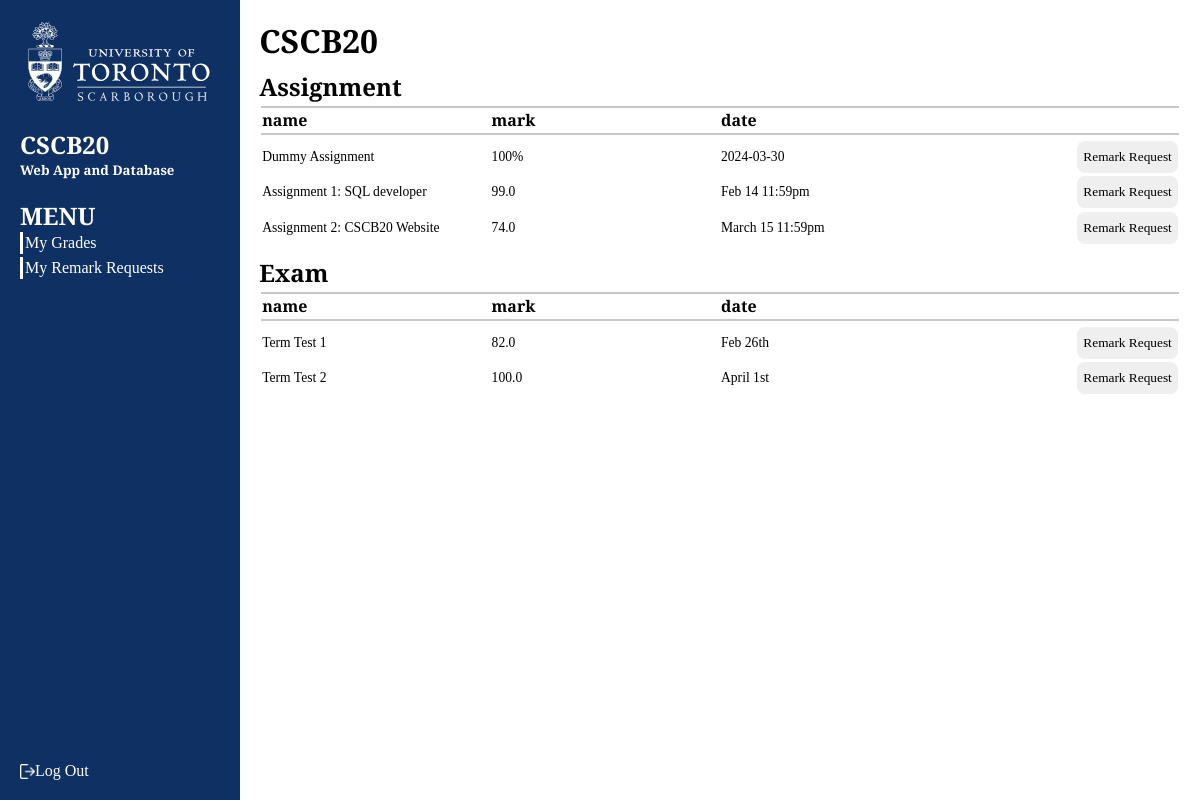
Page /student_grades.html (signed in) on the earlier database version.
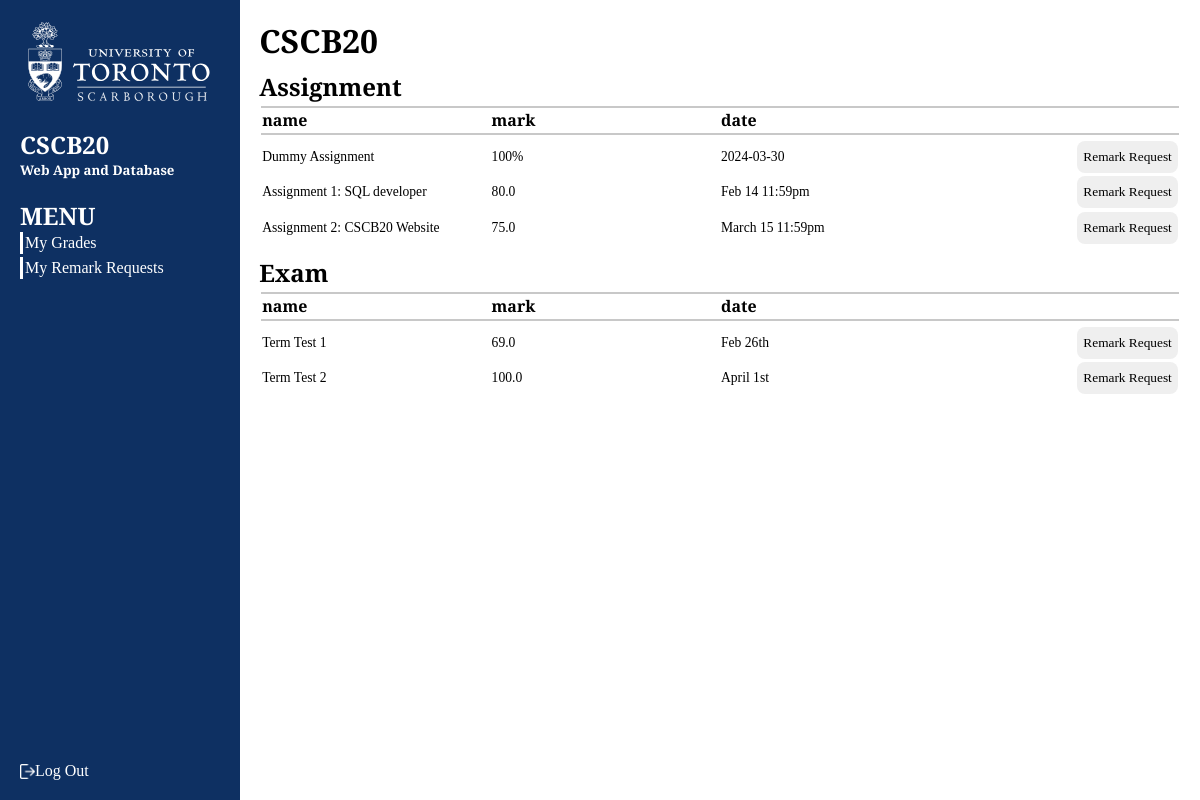
Same page on the later database version.
### modules/models.py (models this page shows)
class Assignment_Grade(db.Model):
    __tablename__ = 'Assignment_Grade'
    sid = db.Column(db.String(20), primary_key = True)
    aid = db.Column(db.String(5), db.ForeignKey('Assignment.aid'), primary_key = True, nullable = False)
    grade = db.Column(db.Float, nullable = False)

class Assignment(db.Model):
    __tablename__ = 'Assignment'
    aid = db.Column(db.String(5), primary_key = True)
    name = db.Column(db.String(30), nullable = False)
    due_date = db.Column(db.String(20), nullable = False)
    description = db.Column(db.String(2000), nullable = False)
    weight = db.Column(db.Float, nullable = False)
    total_point = db.Column(db.Integer, nullable = False)
    assignment_grades = db.relationship('Assignment_Grade', backref='assignments', lazy = True)

class Exam_Grade(db.Model):
    __tablename__ = 'Exam_Grade'
    sid = db.Column(db.String(20), primary_key = True)
    eid = db.Column(db.String(5), db.ForeignKey('Exam.eid'), primary_key = True)
    grade = db.Column(db.Float)

class Exam(db.Model):
    __tablename__ = 'Exam'
    eid = db.Column(db.String(5), primary_key = True)
    name = db.Column(db.String(30), nullable = False)
    date = db.Column(db.String(20), nullable = False)
    weight = db.Column(db.Float, nullable = False)
    exam_grades = db.relationship('Exam_Grade', backref='exams', lazy=True)

### modules/student_side/student.py (the view)
@student.route('/info')
@student.route('/student_grades.html')
def info():
    if 'username' not in session.keys():
        return redirect(url_for('auth.signin'))
    if session['user-type'] != 'student':
        return redirect(url_for('home'))
    assignment_grades = get_assignment_grades()
    exam_grades = get_exam_grades()
    return render_template('student_grades.html', assignment_grades = assignment_grades\
                           , exam_grades = exam_grades)

### modules/models.py (called while the page is built)
def get_utorid_by_username(username):
    return Login.query.filter(Login.username == username).first().utorid

### modules/student_side/grades.py (called while the page is built)
def get_assignment_grades():
    cur_id = get_utorid_by_username(session['username'])
    sql = 'SELECT Assignment.aid, Assignment.name, Assignment_Grade.grade, Assignment.due_date\
        FROM Assignment_Grade JOIN Assignment ON Assignment_Grade.aid = Assignment.aid AND\
            Assignment_Grade.sid = "' + str(cur_id) + '"';
    with db.engine.connect() as conn:
        return conn.execute(text(sql)).all()

def get_exam_grades():
    cur_id = get_utorid_by_username(session['username'])
    sql = 'SELECT Exam.eid, Exam.name, Exam_Grade.grade, Exam.date FROM Exam JOIN Exam_Grade\
        ON Exam_Grade.eid = Exam.eid AND Exam_Grade.sid = "' + str(cur_id) + '"';
    with db.engine.connect() as conn:
        return conn.execute(text(sql)).all()

### templates/student_grades.html (shortened to what this page needs)
{% extends 'user_template.html' %} {% block more_css %}
<link rel="stylesheet" href="../static/css/student_grades.css" />
{% endblock %}  {% block custom_menu %}
<a href="student_grades.html"><li>My Grades</li></a>
<a href="student_remark.html"><li>My Remark Requests</li></a>
{% endblock%} {% block content %}
<main>
  <h1>CSCB20</h1>
  <div class="assessment-list-box">
    <h2>Assignment</h2>
    <table>
      <thead>
        <th>name</th>
        <th>mark</th>
        <th>date</th>
        <th></th>
      </thead>
      <tbody>
        <tr>
          <td>Dummy Assignment</td>
          <td>100%</td>
          <td>2024-03-30</td>
          <td class="remark-request">
            <button class="remark-button">Remark Request</button>
          </td>
        </tr>
        {% for grade in assignment_grades %}
        <tr>
          <td>{{grade[1]}}</td>
          <td>{{grade[2]}}</td>
          <td>{{grade[3]}}</td>
          <td class="remark-request">
            <button class="remark-button">Remark Request</button>
          </td>
        </tr>
        {% endfor %}
      </tbody>
    </table>
  </div>
  <div class="assessment-list-box">
    <h2>Exam</h2>
    <table>
      <thead>
        <th>name</th>
        <th>mark</th>
        <th>date</th>
        <th></th>
      </thead>
      <tbody>
        {% for grade in exam_grades %}
        <tr>
          <td>{{grade[1]}}</td>
          <td>{{grade[2]}}</td>
          <td>{{grade[3]}}</td>
          <td class="remark-request">
            <button class="remark-button">Remark Request</button>
          </td>
        </tr>
        {% endfor %}
      </tbody>
    </table>
  </div>
</main>
{% endblock %}

### templates/user_template.html (shortened to what this page needs)
<!DOCTYPE html>
<html lang="en">
  <head>
    <link rel="stylesheet" href="../static/css/user_template.css" />
    {% block more_css %} {% endblock %}
  </head>
  <body>
    <nav class="sidebar">
      <div class="sidebar-content">
        <img src="../static/src/images/utsc-logo.svg" alt="utsc-logo" />
        <a href="index.html"
          ><h1>CSCB20</h1>
          <h5>Web App and Database</h5>
        </a>
        <div class="menu">
          <h2>MENU</h2>
          <ul>
            {% block custom_menu %} {% endblock%}
          </ul>
        </div>
      </div>
      <form method="POST" action="127.0.0.1:5000/logout" id="log-out-box">
        <a class="log-out">
          <img src="../static/src/images/logout.png" alt="log-out-icon" />
          Log Out
        </a>
      </form>
    </nav>
    {% block content %} {% endblock %}
  </body>
</html>

### static/css/user_template.css (style rules this page uses)
body { font-family: 'Merriweather Sans'; color: black; background-color: #ffffff; margin: 0; display: grid; grid-template-columns: 240px auto; }
.sidebar { background-color: rgb(14, 48, 98); width: 240px; height: 100vh; display: flex; flex-direction: column; justify-content: space-between; }
.sidebar-content { display: flex; flex-direction: column; row-gap: 20px; padding: 20px; color: white; }
img { width: 100%; filter: invert(100%) sepia(94%) saturate(0%) hue-rotate(248deg) brightness(106%) contrast(106%); }
h1, h2, h5, ul { margin: 0; }
ul { list-style-type: none; padding: 0; }
li { border-left: 3px solid white; margin-bottom: 3px; padding: 2px; }
a { color: white; text-decoration: none; }
.log-out { display: flex; align-items: center; padding: 20px; }
.log-out img { width: 15px; }
#log-out-box { align-items: flex-start; }

### static/css/student_grades.css (style rules this page uses)
main { display: flex; flex-direction: column; padding: 2%; row-gap: 1%; }
table { width: 100%; }
tr { display: grid; grid-template-columns: repeat(4, 1fr); align-items: center; margin-top: 0.1rem; margin-bottom: 0.1rem; }
thead { border-style: solid; border-top: 5px black; }
th { height: 80%; text-align: left; border-top: 2px solid rgb(200, 200, 200); border-bottom: 2px solid rgb(200, 200, 200); }
td { font-size: 0.85em; }
.remark-request { justify-self: end; }
.remark-button, #submit-regrade-request-btn { border: 0; border-radius: 0.5rem; height: 2rem; font-family: 'Merriweather Sans'; }
form { display: flex; flex-direction: column; row-gap: 0.5rem; align-items: flex-end; }

Differences in the rows shown:
changed Assignment_Grade "Assignment 1: SQL developer": grade "99.0" → "80.0"
changed Assignment_Grade "Assignment 2: CSCB20 Website": grade "74.0" → "75.0"
changed Exam_Grade "Term Test 1": grade "82.0" → "69.0"
